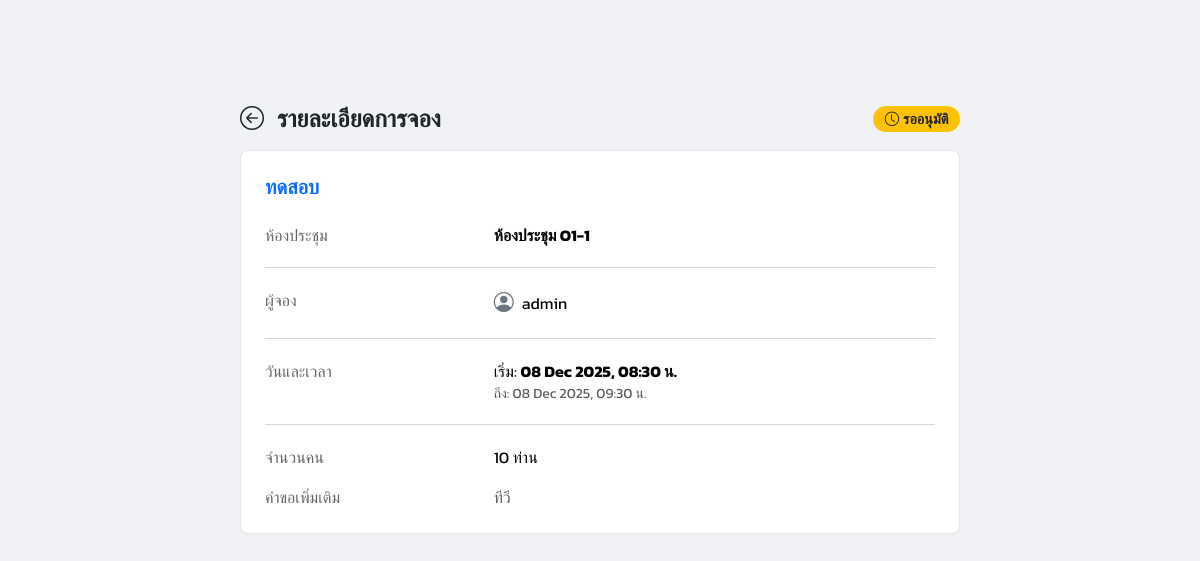
/booking/detail/63/, run on an earlier commit of the app's database.
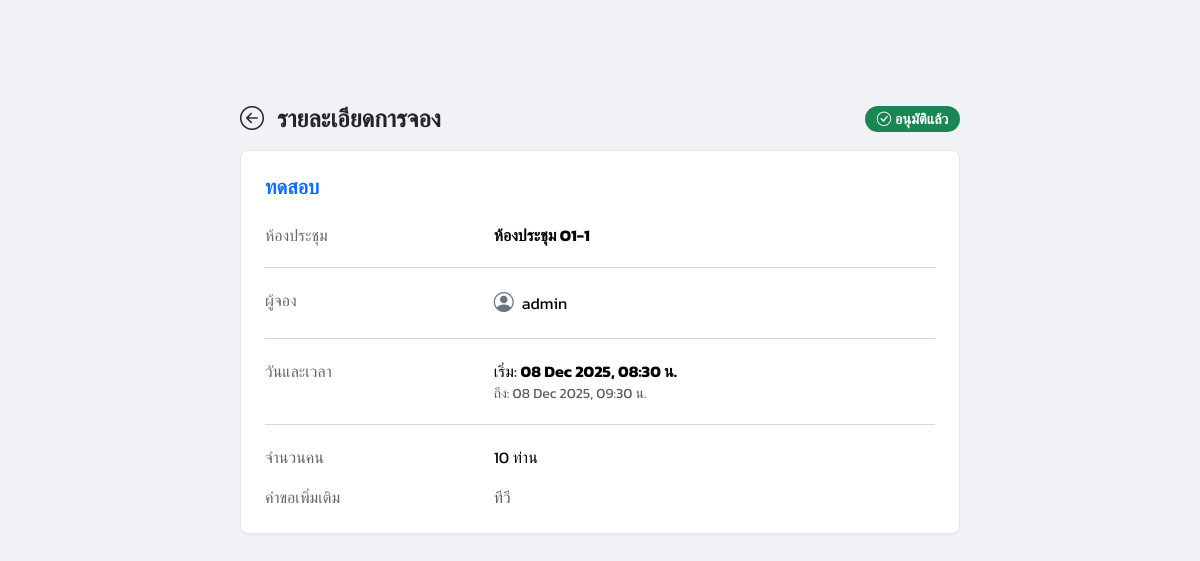
And on a later commit of the database.
### booking/views.py (the view)
# urls.py: path('booking/detail/<int:booking_id>/', views.booking_detail_view, name='booking_detail'),
def booking_detail_view(request, booking_id):
    b = get_object_or_404(Booking, pk=booking_id)
    ctx = get_base_context(request)
    ctx.update({'booking': b, 'can_edit_or_cancel': b.can_user_edit_or_cancel(request.user) if request.user.is_authenticated else False, 'is_public_view': not request.user.is_authenticated})
    return render(request, 'pages/booking_detail.html', ctx)

### booking/views.py (called while the page is built)
def is_admin(user):
    return user.is_authenticated and (user.is_superuser or user.groups.filter(name='Admin').exists())

def is_approver_or_admin(user):
    return user.is_authenticated and (user.is_superuser or user.groups.filter(name__in=['Approver', 'Admin']).exists())

### templates/pages/booking_detail.html (shortened to what this page needs)
{% extends 'base.html' %}
{% load static %}
{% block content %}
<div class="container py-4">
    <div class="row justify-content-center">
        <div class="col-md-8">
            <div class="d-flex justify-content-between align-items-center mb-3">
                <h4 class="fw-bold mb-0">
                    <a href="{% url 'history' %}" class="text-decoration-none text-dark me-2">
                        <i class="bi bi-arrow-left-circle"></i>
                    </a>
                    รายละเอียดการจอง
                </h4>
                <div>
                    {% if booking.status == 'APPROVED' %}
                        <span class="badge bg-success status-badge"><i class="bi bi-check-circle me-1"></i>อนุมัติแล้ว</span>
                    {% elif booking.status == 'PENDING' %}
                        <span class="badge bg-warning text-dark status-badge"><i class="bi bi-clock me-1"></i>รออนุมัติ</span>
                    {% elif booking.status == 'REJECTED' %}
                        <span class="badge bg-danger status-badge"><i class="bi bi-x-circle me-1"></i>ไม่อนุมัติ</span>
                    {% elif booking.status == 'CANCELLED' %}
                        <span class="badge bg-secondary status-badge"><i class="bi bi-slash-circle me-1"></i>ยกเลิกแล้ว</span>
                    {% endif %}
                </div>
            </div>
            <div class="card detail-card mb-4">
                <div class="card-body p-4">
                    <h5 class="text-primary fw-bold mb-4">{{ booking.title }}</h5>
                    <div class="row g-3">
                        <div class="col-sm-4 detail-label">ห้องประชุม</div>
                        <div class="col-sm-8 detail-value fw-bold">{{ booking.room.name }}</div>
                        <div class="col-12"><hr class="my-1 text-muted opacity-25"></div>
                        <div class="col-sm-4 detail-label">ผู้จอง</div>
                        <div class="col-sm-8 detail-value">
                            {% if booking.user %}
                                <div class="d-flex align-items-center">
                                    <i class="bi bi-person-circle text-secondary me-2 fs-5"></i>
                                    {{ booking.user.get_full_name|default:booking.user.username }}
                                </div>
                            {% else %}
                                <span class="text-muted fst-italic">(ไม่ระบุข้อมูล)</span>
                            {% endif %}
                        </div>
                        <div class="col-12"><hr class="my-1 text-muted opacity-25"></div>
                        <div class="col-sm-4 detail-label">วันและเวลา</div>
                        <div class="col-sm-8 detail-value">
                            <div>เริ่ม: <strong>{{ booking.start_time|date:"d M Y, H:i" }} น.</strong></div>
                            <div class="text-muted small">ถึง: {{ booking.end_time|date:"d M Y, H:i" }} น.</div>
                        </div>
                        <div class="col-12"><hr class="my-1 text-muted opacity-25"></div>
                        <div class="col-sm-4 detail-label">จำนวนคน</div>
                        <div class="col-sm-8 detail-value">{{ booking.participant_count }} ท่าน</div>
                        {% if booking.additional_requests %}
                        <div class="col-sm-4 detail-label">คำขอเพิ่มเติม</div>
                        <div class="col-sm-8 detail-value text-muted">
                            {{ booking.additional_requests|linebreaksbr }}
                        </div>
                        {% endif %}
                    </div>
                </div>
            </div>
        </div>
    </div>
</div>
{% endblock %}

What changed in the data, as far as the page shows it:
changed Booking "ทดสอบ": status "PENDING" → "APPROVED" (drawn)
Also different on the page:
text no longer shown: "รออนุมัติ"
text now shown: "อนุมัติแล้ว"
